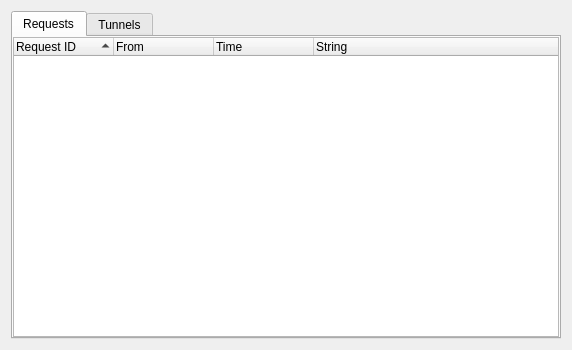
<?xml version="1.0" encoding="UTF-8"?>
<ui version="4.0">
 <class>TurtleRouterDialogForm</class>
 <widget class="QWidget" name="TurtleRouterDialogForm">
  <property name="geometry">
   <rect>
    <x>0</x>
    <y>0</y>
    <width>572</width>
    <height>350</height>
   </rect>
  </property>
  <property name="windowTitle">
   <string>Router Statistics</string>
  </property>
  <layout class="QGridLayout" name="gridLayout_2">
   <item row="0" column="0">
    <widget class="QTabWidget" name="tabWidget">
     <property name="currentIndex">
      <number>0</number>
     </property>
     <widget class="QWidget" name="tab">
      <attribute name="title">
       <string>Requests</string>
      </attribute>
      <layout class="QGridLayout" name="gridLayout">
       <property name="leftMargin">
        <number>0</number>
       </property>
       <property name="topMargin">
        <number>0</number>
       </property>
       <property name="rightMargin">
        <number>0</number>
       </property>
       <property name="bottomMargin">
        <number>0</number>
       </property>
       <item row="0" column="0">
        <widget class="QTreeWidget" name="_f2f_TW">
         <property name="sortingEnabled">
          <bool>true</bool>
         </property>
         <property name="headerHidden">
          <bool>false</bool>
         </property>
         <column>
          <property name="text">
           <string>Request ID</string>
          </property>
         </column>
         <column>
          <property name="text">
           <string>From</string>
          </property>
         </column>
         <column>
          <property name="text">
           <string>Time</string>
          </property>
         </column>
         <column>
          <property name="text">
           <string>String</string>
          </property>
         </column>
        </widget>
       </item>
      </layout>
     </widget>
     <widget class="QWidget" name="tab_2">
      <attribute name="title">
       <string>Tunnels</string>
      </attribute>
      <layout class="QGridLayout" name="gridLayout_3">
       <property name="leftMargin">
        <number>0</number>
       </property>
       <property name="topMargin">
        <number>0</number>
       </property>
       <property name="rightMargin">
        <number>0</number>
       </property>
       <property name="bottomMargin">
        <number>0</number>
       </property>
       <item row="0" column="0">
        <widget class="QTreeWidget" name="tunnels_treeWidget">
         <property name="sortingEnabled">
          <bool>true</bool>
         </property>
         <column>
          <property name="text">
           <string>Hashes \ Tunnel ID</string>
          </property>
         </column>
         <column>
          <property name="text">
           <string>Speed</string>
          </property>
         </column>
         <column>
          <property name="text">
           <string>Last Transfer</string>
          </property>
         </column>
         <column>
          <property name="text">
           <string>From</string>
          </property>
         </column>
         <column>
          <property name="text">
           <string>To</string>
          </property>
         </column>
        </widget>
       </item>
      </layout>
     </widget>
    </widget>
   </item>
  </layout>
 </widget>
 <resources/>
 <connections/>
</ui>
